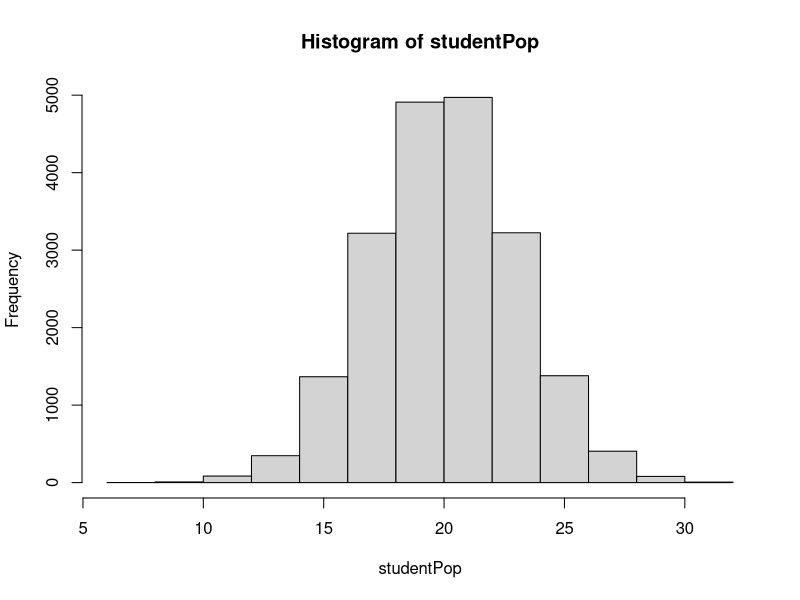

This figure's R source:
#The problem is this: You receive a sample containing the ages of 30 students. You should be able to tel
#whether this sample is a group of undergraduates (mean age = 20 years) or graduates (mean age = 25
#years). To answer this question, you must compare the mean of the sample you receive to a distribution
#of means from the population. The following fragment of R code begins the solution:

#q1: this is to set seed. By doing so, the initiation point is always the same, not random.

set.seed(2)# assign the value 30 to the variable "sampleSize"
sampleSize <- 30

#q2: randomly generate 20000 numbers that obeyed normal distribution with mean 20 and standard deviation 3.
# Then assign those numbers to the vector "studentPop".

studentPop <- rnorm(20000,mean=20,sd=3)

#investigate studentPop now. How many rows? What are the values look like? Are they close to the mean value 20?

summary(studentPop)
str(studentPop)
hist(studentPop)


# The summary shows a mean of 20.016. Middle 50% between 17.982 and 22.041. 1 list of 20,000 samples


#q3: draw sampleSize (30 sample defined above) from studentPop and assign the 30 numbers to "undergrads".

undergrads <- sample(studentPop,size=sampleSize,replace=TRUE)

#q4: create a sample of graduate students--randomly generate 30 numbers (use sampleSize) that
#obeyed normal distribution with mean 25 and sd 3. See the mean is 5 years older than the
#undergraduate sample apparently.

# Assign the numbers to the vector "grads".
# Sample size is sampleSize (==30), mean is 25, standard deviation is 3.

grads <- rnorm(sampleSize,mean=25,sd=3)
mean(grads)

#q5: Randomly assign either the grads sample or the undergrads sample to testSample, depending on
#the value generated by runif(1).
# "runif(1)" would generate a random number between 0 and 1.
# If the number is greater than 0.5, assign grads sample to testSample. Otherwise, assign undergrads
#sample to testSample.

if (runif(1)>0.5) { testSample <- grads } else { testSample <- undergrads }

mean(testSample) #19.52719

#q6: calculate the mean of "testSample" What is the mean of testSample?
#After you run this code, the variable “testSample” will contain either a sample of undergrads or a sample
#of grads. The line before last “flips a coin” by generating one value from a uniform distribution (by
#default the distribution covers 0 to 1) and comparing it to 0.5. The question you must answer with
#additional code is: Which is it, grad or undergrad?

  #q7: Generate 100 sample means from studentPop and assign it as mySample

  mySample <- replicate(100, mean(sample(studentPop, size = sampleSize, replace = TRUE), simplify=TRUE))
  
  
#q8: Compare mean(testSample) to that list of sample means (mySample) and see where it falls.
#quantile() function helps display data distribution. Produce quantiles on thresholds 2.5% and 97.5%.

  mean(testSample)
  mean(mySample)
  #the means are similar. about .5
  
  quantile(testSample, c(.025,.975))
  quantile(mySample, c(.025,.975))
  # the quantiles are similar
  
  #q9: if the sample mean is less than quantiles on thresholds 2.5% or greater than quantiles on
  #thresholds 97.5%, then it can be definded as extreme. Otherwise it is not extreme.
  
if (mean(mySample) < quantile(testSample, probs=0.025) | mean(mySample) >
    quantile(testSample, probs=0.975))
{ print("Sample mean is extreme") } else { print("Sample mean is not extreme") }
  
